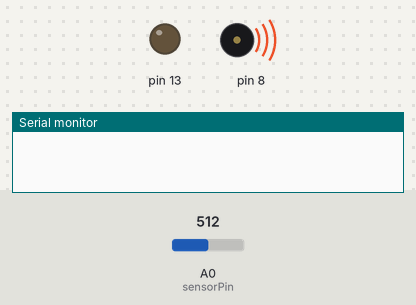
This sketch was run on a simulated Arduino Uno, built with avr-gcc and run on an emulated ATmega328P. Parts: output pins drawn as LEDs (lit = HIGH), buzzer (waves = sounding), the last lines printed to the serial monitor. The inputs (shaded band) are chosen by the test bench; at power-on: A0 (sensorPin) = 512.

Above: at 0.4 s.
At 3.4 s:
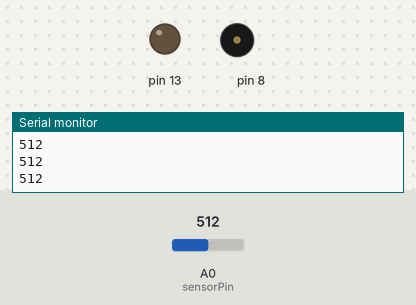
3.5 s: A0 (sensorPin) set to 982
5.2 s: A0 (sensorPin) set to 1016
At 7.3 s:
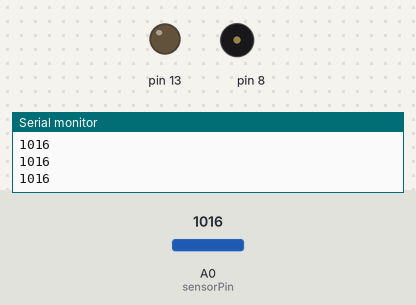
Timing chart, 0 to 8.8 s (numbered marks = the images above; inputs shaded):
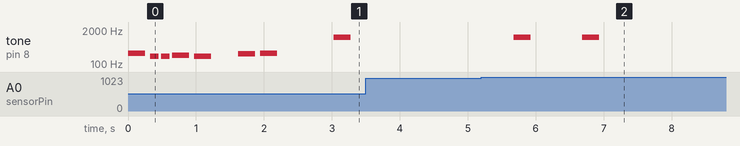

Measured:
- the behaviour switches between 1000 and 1001 on A0 (sensorPin) (found by bisection; images 1 and 2)
- after the input at 5.2 s, tone on pin 8: alternates 1047 Hz for 0.25 s and silent for 0.76 s, 4 changes in all, then stays silent, starting after 0.48 s
- by itself, tone on pin 8: plays 262 Hz for 0.25 s, 196 Hz for 0.13 s, 196 Hz for 0.13 s, 220 Hz for 0.25 s, 196 Hz for 0.25 s, 247 Hz for 0.25 s … (8 notes in this stretch)

The sketch:

olcum.ino
```cpp
#include "pitches.h"

// notes in the melody:
int melody[] = {
  NOTE_C4, NOTE_G3, NOTE_G3, NOTE_A3, NOTE_G3, 0, NOTE_B3, NOTE_C4
};
int melody2[] = {
  NOTE_C6
};

// note durations: 4 = quarter note, 8 = eighth note, etc.:
int noteDurations[] = {
  4, 8, 8, 4, 4, 4, 4, 4
};

int noteDurations2[] = {
  4, 8, 8, 4, 4, 4, 4, 4
};
int sensorPin = A0;
int sensorValue = 0;
int x=0;
int state = 6;
int oldstt;

void setup() {
  // put your setup code here, to run once:
Serial.begin(9600);
pinMode(13,OUTPUT);
state == oldstt;
    for (int thisNote = 0; thisNote < 8; thisNote++) {

    // to calculate the note duration, take one second divided by the note type.
    //e.g. quarter note = 1000 / 4, eighth note = 1000/8, etc.
    int noteDuration = 1000 / noteDurations[thisNote];
    tone(8, melody[thisNote], noteDuration);

    // to distinguish the notes, set a minimum time between them.
    // the note's duration + 30% seems to work well:
    int pauseBetweenNotes = noteDuration * 1.30;
    delay(pauseBetweenNotes);
    // stop the tone playing:
    noTone(8);
  }
}

void loop() {
  // put your main code here, to run repeatedly:
//boolean start = true;
int x=0;
int high=0;
int low=0;


while (x <= 14){
sensorValue = analogRead(sensorPin);

Serial.println(sensorValue);

if(sensorValue > 1000){
  high = high+1;
}
if(sensorValue <= 0){
  low=low+1;
}
x+=1;
delay(50);
}


if (high==15){
state=0;
}

if (high<=14 and high >=13){
state=1;
}


if (high<=12 and high >=9){
state=2;
}


if (high<=8 and high >=4){
state=3;
}

Serial.println(" ");
Serial.println(" ");
Serial.print("   High : ");
Serial.print(high);
Serial.print("   Low : ");
Serial.println(low);
Serial.print("   State : ");
Serial.print(state);
Serial.print("   Old State : ");
Serial.println(oldstt);
Serial.println(" ");


 if(state != oldstt){
/*  digitalWrite(7,150);
  digitalWrite(13,HIGH);
  delay(500);
  digitalWrite(7,LOW);
   digitalWrite(13,LOW);
  delay(500);*/


    // to calculate the note duration, take one second divided by the note type.
    //e.g. quarter note = 1000 / 4, eighth note = 1000/8, etc.

    tone(8, melody2[0]);

    // to distinguish the notes, set a minimum time between them.
    // the note's duration + 30% seems to work well:

    delay(250);
    // stop the tone playing:
    noTone(8);

 }

oldstt = state;
Serial.print("   Old State : ");
Serial.println(oldstt);
Serial.println("_______________________________________");
Serial.println(" ");
}
```
